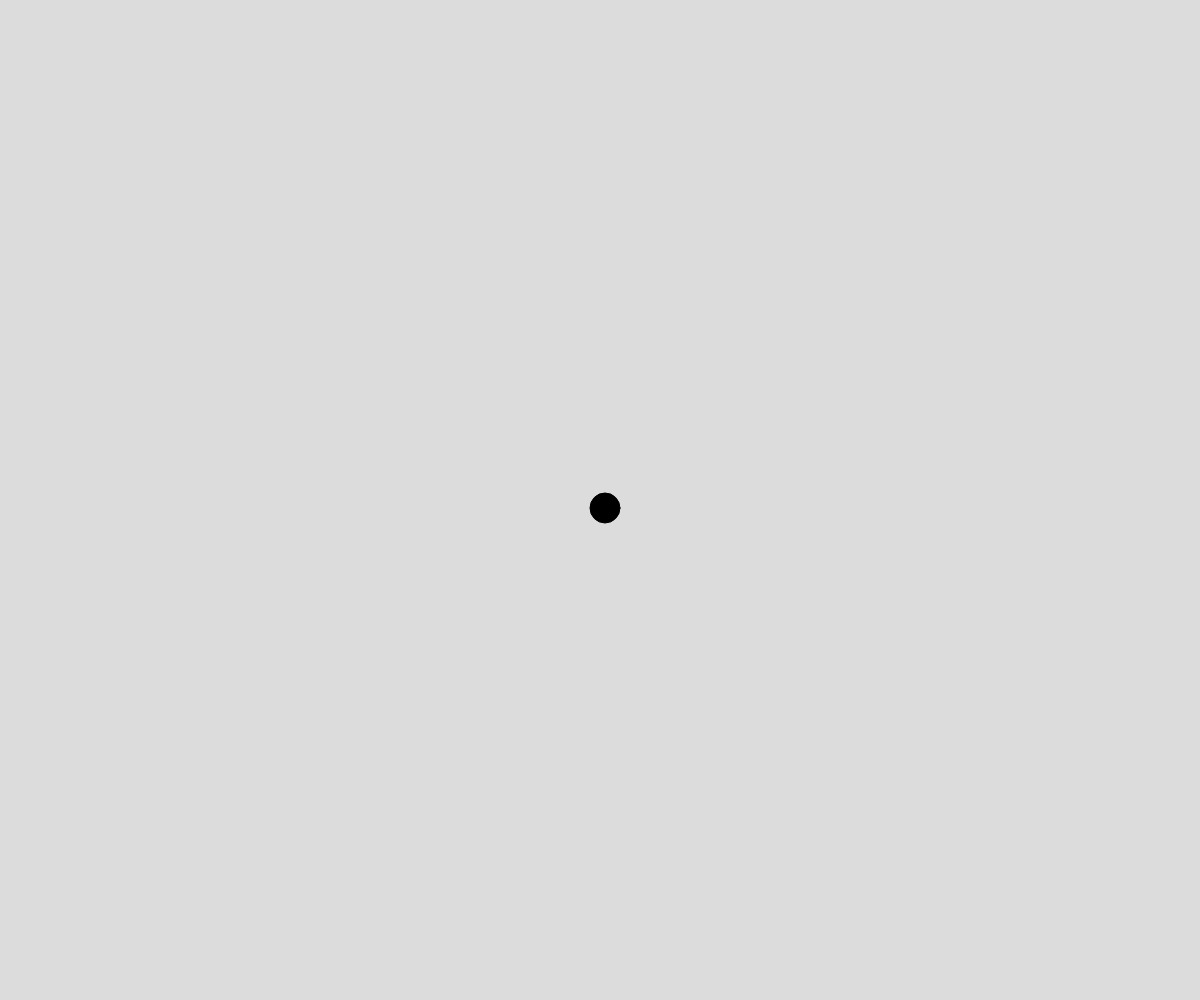
Frame 1 (no input)
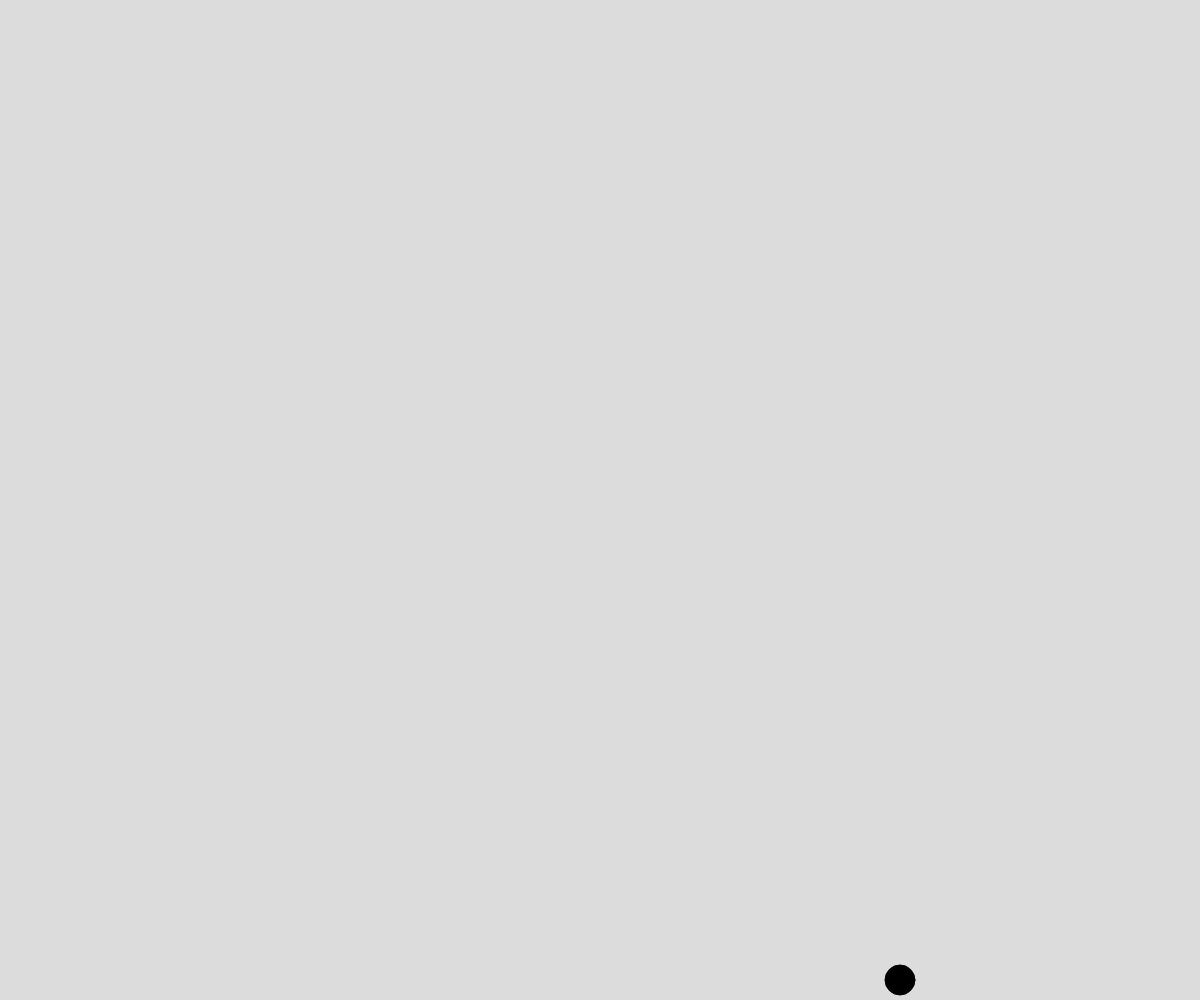
Frame 60 (no input)
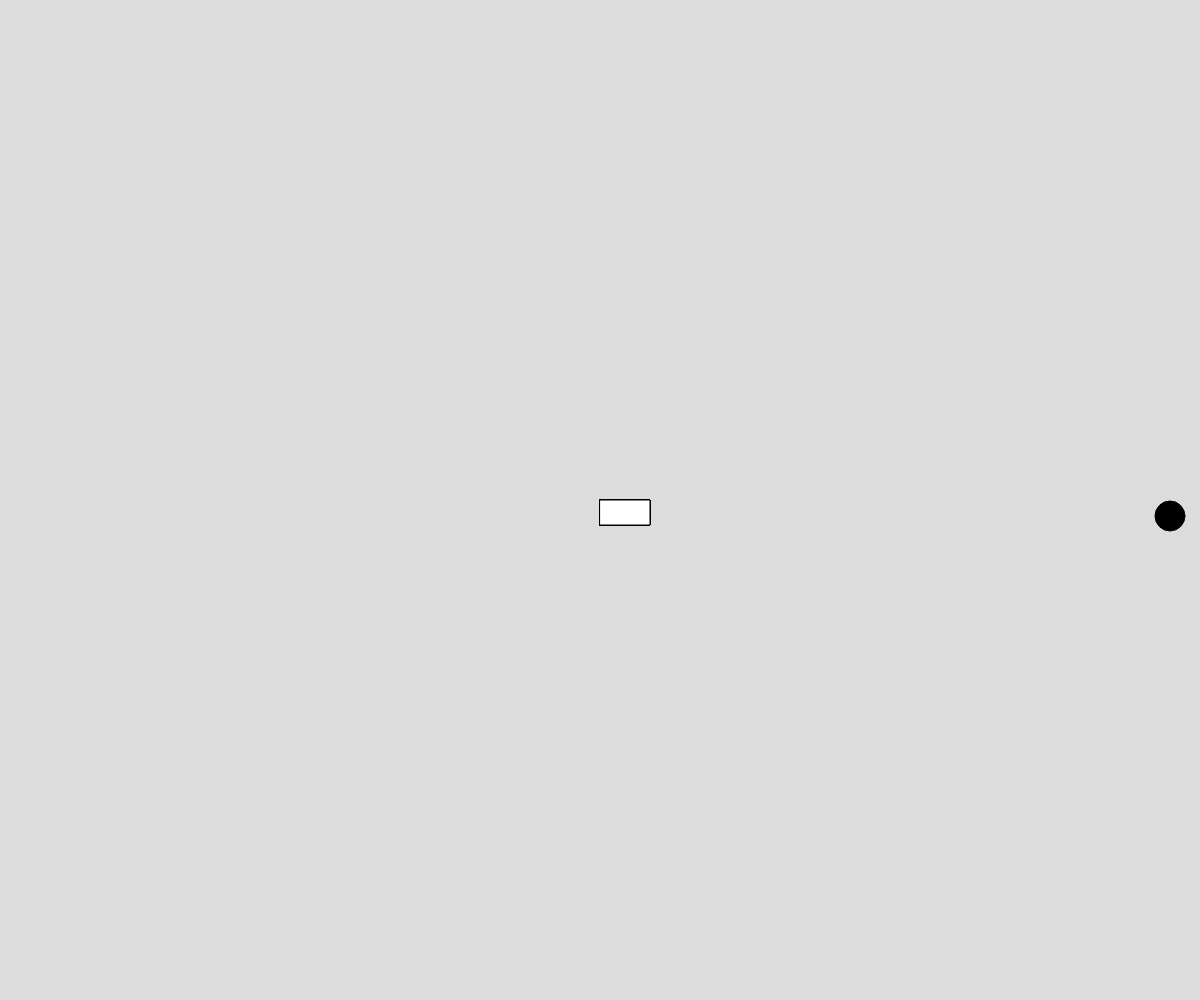
Frame 120 (the mouse pressed at the canvas centre since frame 60)

The p5.js sketch that drew these frames (run headless with seeded random() and noise() and a simulated clock; from frame 60 on, the mouse is pressed at the canvas centre):

// p5.js sketch
// ── sketch.js
// Colors and Canvases
// Udaey
// Sept 13, 2023
//Playing around with colors and layers

//Global Variable
let ballX,ballY,ySpeed=8, xSpeed=5, ballSize=30, overlay, colorA, colorB;

function setup() {
  createCanvas(windowWidth, windowHeight);
  overlay=createGraphics(width,height);
  ballX=width/2;
  ballY=height/2;
  colorA = color(200,100,0);
  colorB = color("yellow");
}

function mouseRectangle(){
  if (mouseIsPressed){
    overlay.rect(mouseX, mouseY, 50, 25);
  }
  if (keyIsPressed){
    if(key==="a") overlay.fill(colorA);
    if(key==="b") overlay.fill(colorB);
  }
  image(overlay, 0, 0);
}
function draw() {
  background(220);
  drawAndMoveBall();
  mouseRectangle();
}
function drawAndMoveBall(){
  ballX = ballX + xSpeed;
  ballY = ballY + ySpeed;
  if (ballX+ballSize/2 >= width || ballX-ballSize/2 <= 0) {
    xSpeed *=-1;
  }
  if (ballY+ballSize/2 >= height || ballY-ballSize/2 <= 0) {
    ySpeed *=-1;
  }
  fill(0);
  circle(ballX, ballY, ballSize);
print (ballX,ballY)
}
